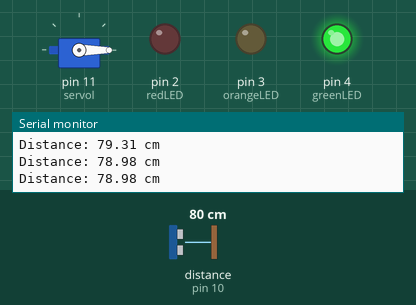
A sketch run on a simulated Arduino Uno, built with avr-gcc and run on an emulated ATmega328P. Shown: servo, output pins drawn as LEDs (lit = HIGH), the last lines printed to the serial monitor. Wiring (inferred from the names in the program): ultrasonic range finder: trigger pin 9; echo pin 10. Inputs (shaded band) come from the test bench; at power-on: distance to the obstacle (sensor on pin 10) 80 cm. The echo pulse lasts 58.3 µs per cm; pins used as bus, display or sensor lines are not drawn.

Above: at 1.2 s.
1.3 s: distance to the obstacle (sensor on pin 10) set to 22 cm
2.8 s: distance to the obstacle (sensor on pin 10) set to 18 cm
At 4.2 s:
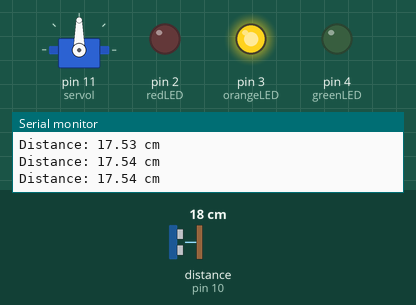
4.5 s: distance to the obstacle (sensor on pin 10) set to 12 cm
6.0 s: distance to the obstacle (sensor on pin 10) set to 9 cm
At 7.2 s:
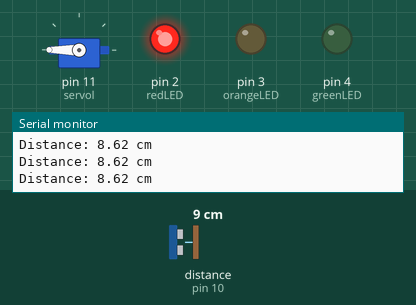
7.5 s: distance to the obstacle (sensor on pin 10) set to 35 cm
At 8.7 s:
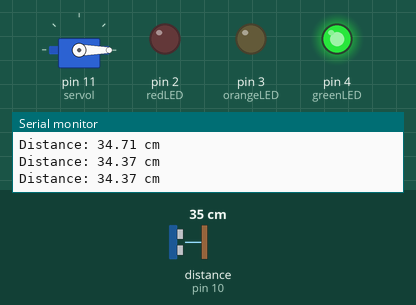
9.0 s: distance to the obstacle (sensor on pin 10) set to 2 cm
At 10.5 s:
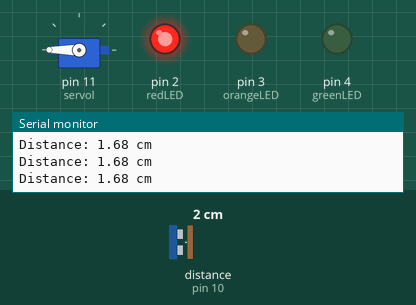
Timing chart, 0 to 11.5 s (numbered marks = the images above; inputs shaded):
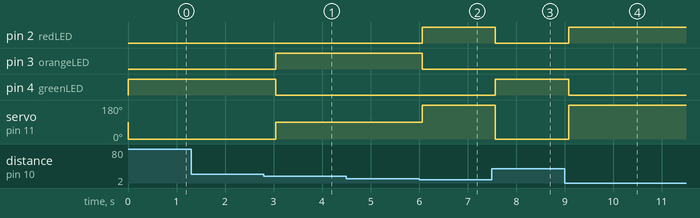

Measured:
- the behaviour switches between 21 and 20 cm on distance to the obstacle (sensor on pin 10) (found by bisection; images 0 and 1)
- the behaviour switches between 11 and 10 cm on distance to the obstacle (sensor on pin 10) (found by bisection; images 1 and 2)
- after the input at 2.8 s, pin 3 (orangeLED): LOW → HIGH after 0.24 s; pin 4 (greenLED): HIGH → LOW after 0.24 s; servo on pin 11 (servol): 0° → 90° after 0.24 s
- after the input at 6.0 s, pin 2 (redLED): LOW → HIGH after 0.06 s; pin 3 (orangeLED): HIGH → LOW after 0.06 s; servo on pin 11 (servol): 90° → 180° after 0.06 s
- after the input at 7.5 s, pin 2 (redLED): HIGH → LOW after 0.07 s; pin 4 (greenLED): LOW → HIGH after 0.07 s; servo on pin 11 (servol): 180° → 0° after 0.07 s
- after the input at 9.0 s, pin 2 (redLED): LOW → HIGH after 0.08 s; pin 4 (greenLED): HIGH → LOW after 0.08 s; servo on pin 11 (servol): 0° → 180° after 0.08 s

The sketch:

ultrasonic_distance_sensor_servo1.ino
```cpp
#include <Servo.h>

const int trigPin = 9;
const int echoPin = 10;

const int redLED = 2;
const int orangeLED = 3;
const int greenLED = 4;

Servo servol;

void setup() {
  Serial.begin(9600);

  pinMode(trigPin, OUTPUT);
  pinMode(echoPin, INPUT);

  pinMode(redLED, OUTPUT);
  pinMode(orangeLED, OUTPUT);
  pinMode(greenLED, OUTPUT);

  servol.attach(11);
}

void loop() {
  long duration;
  float distance;

  digitalWrite(trigPin, LOW);
  delayMicroseconds(2);

  digitalWrite(trigPin, HIGH);
  delayMicroseconds(10);
  digitalWrite(trigPin, LOW);

  duration = pulseIn(echoPin, HIGH);
  distance = duration * 0.034 / 2;

  Serial.print("Distance: ");
  Serial.print(distance);
  Serial.println(" cm");

  if (distance < 10) {
    digitalWrite(redLED, HIGH);
    digitalWrite(orangeLED, LOW);
    digitalWrite(greenLED, LOW);
    servol.write(180);
  }
  else if (distance > 10 && distance < 20) {
    digitalWrite(redLED, LOW);
    digitalWrite(orangeLED, HIGH);
    digitalWrite(greenLED, LOW);
    servol.write(90);
  }
  else {
    digitalWrite(redLED, LOW);
    digitalWrite(orangeLED, LOW);
    digitalWrite(greenLED, HIGH);
    servol.write(0);
  }

  delay(300);
}

    
```
